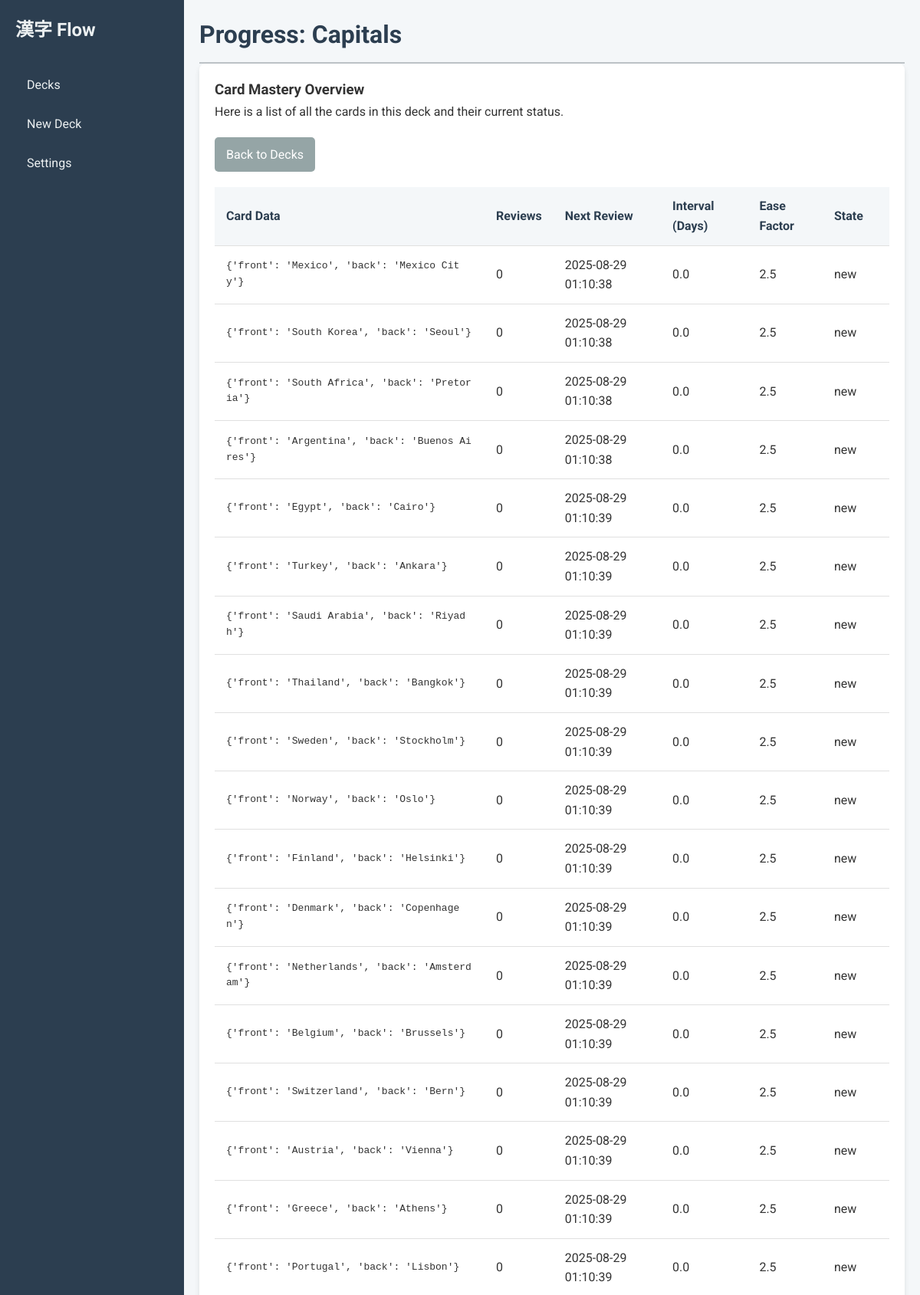
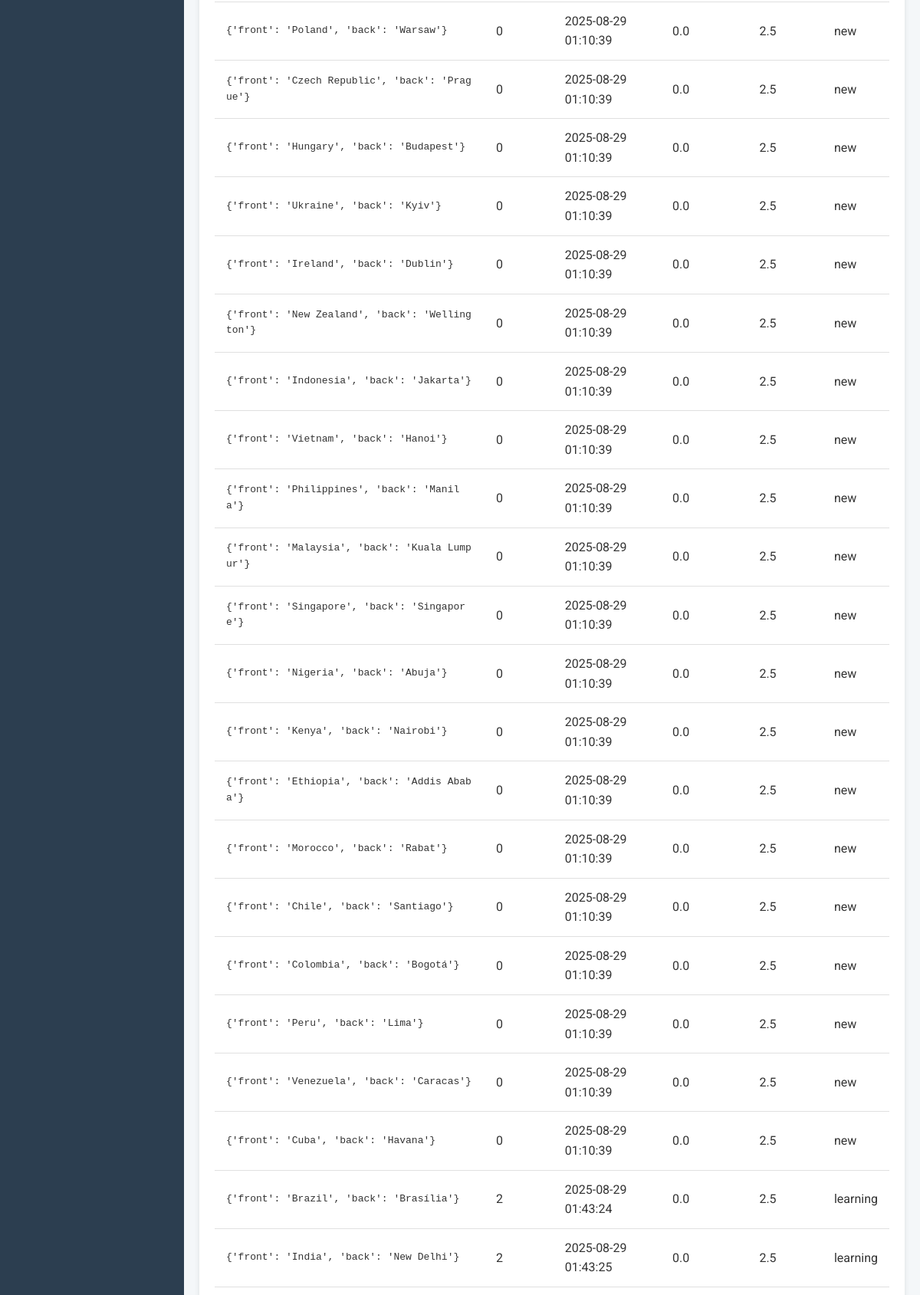
/progress/1 (upper part), run on the app's committed database (2 pictures, top to bottom).
### tables this page shows
CREATE TABLE decks (
            id INTEGER PRIMARY KEY AUTOINCREMENT,
            name TEXT NOT NULL UNIQUE,
            card_template TEXT NOT NULL,
            card_css TEXT NOT NULL,
            new_cards_per_day INTEGER,
            max_reviews_per_day INTEGER,
            learning_steps TEXT,
            graduating_interval INTEGER
        );

CREATE TABLE cards (
            id INTEGER PRIMARY KEY AUTOINCREMENT,
            deck_id INTEGER NOT NULL,
            data TEXT NOT NULL, -- Storing card data as a JSON string
            next_review_date TEXT,
            interval_days REAL DEFAULT 0.0,
            ease_factor REAL DEFAULT 2.5,
            reviews INTEGER DEFAULT 0,
            last_reviewed_date TEXT,
            state TEXT NOT NULL DEFAULT 'new', -- 'new', 'learning', 'review'
            learning_step INTEGER NOT NULL DEFAULT 0,
            introduction_date TEXT,
            FOREIGN KEY(deck_id) REFERENCES decks(id)
        );

### app/main.py (the view)
@app.get("/progress/{deck_id}", response_class=HTMLResponse)
async def deck_progress(request: Request, deck_id: int, db: sqlite3.Connection = Depends(get_database)):
    deck = crud.get_deck(db, deck_id)
    if not deck:
        return RedirectResponse(url="/decks")
    all_cards = crud.get_all_cards_in_deck(db, deck_id)
    all_cards_sorted = sorted(all_cards, key=lambda c: c.next_review_date)
    return templates.TemplateResponse("progress_deck.html", {"request": request, "deck": deck, "all_cards": all_cards_sorted})

### templates/progress_deck.html (shortened to what this page needs)
{% extends "base.html" %}
{% block page_title %}Progress: {{ deck.name }}{% endblock %}
{% block content %}
    <div class="card">
        <h3>Card Mastery Overview</h3>
        <p>Here is a list of all the cards in this deck and their current status.</p>
        <a href="/decks" class="btn btn-secondary" style="margin-top: 20px;">Back to Decks</a>
        {% if all_cards %}
            <table class="progress-table">
                <thead>
                    <tr>
                        <th style="width: 40%;">Card Data</th>
                        <th>Reviews</th>
                        <th>Next Review</th>
                        <th>Interval (Days)</th>
                        <th>Ease Factor</th>
                        <th>State</th>
                    </tr>
                </thead>
                <tbody>
                    {% for card in all_cards %}
                        <tr>
                            <td><pre style="white-space: pre-wrap; word-break: break-all; margin: 0; font-family: monospace;">{{ card.data }}</pre></td>
                            <td>{{ card.reviews }}</td>
                            <td>{{ card.next_review_date.strftime('%Y-%m-%d %H:%M:%S') if card.next_review_date else 'N/A' }}</td>
                            <td>{{ card.interval_days|round(1) }}</td>
                            <td>{{ card.ease_factor|round(2) }}</td>
                            <td>{{ card.state }}</td>
                        </tr>
                    {% endfor %}
                </tbody>
            </table>
        {% else %}
            <p>This deck doesn't have any cards yet.</p>
        {% endif %}
    </div>
{% endblock %}

### static/css/style.css (style rules this page uses)
* { box-sizing: border-box; margin: 0; }
body { font-family: 'Roboto', 'Noto Sans JP', sans-serif; background-color: #f4f7f9; color: #333; line-height: 1.6; }
.card { background-color: #ffffff; border-radius: 8px; box-shadow: 0 4px 6px rgba(0, 0, 0, 0.1); padding: 20px; margin-bottom: 20px; }
.btn { padding: 10px 15px; border: none; border-radius: 5px; cursor: pointer; font-size: 1em; text-decoration: none; display: inline-block; margin-right: 10px; }
.btn-secondary { background-color: #95a5a6; color: white; }
.progress-table { width: 100%; border-collapse: collapse; margin-top: 20px; }
.progress-table th, .progress-table td { padding: 12px 15px; text-align: left; border-bottom: 1px solid #e0e0e0; }
.progress-table th { background-color: #f4f7f9; font-weight: 700; color: #2c3e50; }

### data on the page
decks: name "Capitals"
cards: data "{'front': 'Mexico', 'back': 'Mexico City'}", reviews "0", next_review_date "2025-08-29 01:10:38", interval_days "0.0", ease_factor "2.5", state "new"
cards: data "{'front': 'South Korea', 'back': 'Seoul'}", reviews "0", next_review_date "2025-08-29 01:10:38", interval_days "0.0", ease_factor "2.5", state "new"
cards: data "{'front': 'South Africa', 'back': 'Pretoria'}", reviews "0", next_review_date "2025-08-29 01:10:38", interval_days "0.0", ease_factor "2.5", state "new"
cards: data "{'front': 'Argentina', 'back': 'Buenos Aires'}", reviews "0", next_review_date "2025-08-29 01:10:38", interval_days "0.0", ease_factor "2.5", state "new"
cards: data "{'front': 'Egypt', 'back': 'Cairo'}", reviews "0", next_review_date "2025-08-29 01:10:39", interval_days "0.0", ease_factor "2.5", state "new"
cards: data "{'front': 'Turkey', 'back': 'Ankara'}", reviews "0", next_review_date "2025-08-29 01:10:39", interval_days "0.0", ease_factor "2.5", state "new"
cards: data "{'front': 'Saudi Arabia', 'back': 'Riyadh'}", reviews "0", next_review_date "2025-08-29 01:10:39", interval_days "0.0", ease_factor "2.5", state "new"
cards: data "{'front': 'Thailand', 'back': 'Bangkok'}", reviews "0", next_review_date "2025-08-29 01:10:39", interval_days "0.0", ease_factor "2.5", state "new"
cards: data "{'front': 'Sweden', 'back': 'Stockholm'}", reviews "0", next_review_date "2025-08-29 01:10:39", interval_days "0.0", ease_factor "2.5", state "new"
cards: data "{'front': 'Norway', 'back': 'Oslo'}", reviews "0", next_review_date "2025-08-29 01:10:39", interval_days "0.0", ease_factor "2.5", state "new"
cards: data "{'front': 'Finland', 'back': 'Helsinki'}", reviews "0", next_review_date "2025-08-29 01:10:39", interval_days "0.0", ease_factor "2.5", state "new"
cards: data "{'front': 'Denmark', 'back': 'Copenhagen'}", reviews "0", next_review_date "2025-08-29 01:10:39", interval_days "0.0", ease_factor "2.5", state "new"
cards: data "{'front': 'Netherlands', 'back': 'Amsterdam'}", reviews "0", next_review_date "2025-08-29 01:10:39", interval_days "0.0", ease_factor "2.5", state "new"
cards: data "{'front': 'Belgium', 'back': 'Brussels'}", reviews "0", next_review_date "2025-08-29 01:10:39", interval_days "0.0", ease_factor "2.5", state "new"
cards: data "{'front': 'Switzerland', 'back': 'Bern'}", reviews "0", next_review_date "2025-08-29 01:10:39", interval_days "0.0", ease_factor "2.5", state "new"
cards: data "{'front': 'Austria', 'back': 'Vienna'}", reviews "0", next_review_date "2025-08-29 01:10:39", interval_days "0.0", ease_factor "2.5", state "new"
cards: data "{'front': 'Greece', 'back': 'Athens'}", reviews "0", next_review_date "2025-08-29 01:10:39", interval_days "0.0", ease_factor "2.5", state "new"
cards: data "{'front': 'Portugal', 'back': 'Lisbon'}", reviews "0", next_review_date "2025-08-29 01:10:39", interval_days "0.0", ease_factor "2.5", state "new"
cards: data "{'front': 'Poland', 'back': 'Warsaw'}", reviews "0", next_review_date "2025-08-29 01:10:39", interval_days "0.0", ease_factor "2.5", state "new"
cards: data "{'front': 'Czech Republic', 'back': 'Prague'}", reviews "0", next_review_date "2025-08-29 01:10:39", interval_days "0.0", ease_factor "2.5", state "new"
cards: data "{'front': 'Hungary', 'back': 'Budapest'}", reviews "0", next_review_date "2025-08-29 01:10:39", interval_days "0.0", ease_factor "2.5", state "new"
cards: data "{'front': 'Ukraine', 'back': 'Kyiv'}", reviews "0", next_review_date "2025-08-29 01:10:39", interval_days "0.0", ease_factor "2.5", state "new"
cards: data "{'front': 'Ireland', 'back': 'Dublin'}", reviews "0", next_review_date "2025-08-29 01:10:39", interval_days "0.0", ease_factor "2.5", state "new"
cards: data "{'front': 'New Zealand', 'back': 'Wellington'}", reviews "0", next_review_date "2025-08-29 01:10:39", interval_days "0.0", ease_factor "2.5", state "new"
cards: data "{'front': 'Indonesia', 'back': 'Jakarta'}", reviews "0", next_review_date "2025-08-29 01:10:39", interval_days "0.0", ease_factor "2.5", state "new"
cards: data "{'front': 'Vietnam', 'back': 'Hanoi'}", reviews "0", next_review_date "2025-08-29 01:10:39", interval_days "0.0", ease_factor "2.5", state "new"
cards: data "{'front': 'Philippines', 'back': 'Manila'}", reviews "0", next_review_date "2025-08-29 01:10:39", interval_days "0.0", ease_factor "2.5", state "new"
cards: data "{'front': 'Malaysia', 'back': 'Kuala Lumpur'}", reviews "0", next_review_date "2025-08-29 01:10:39", interval_days "0.0", ease_factor "2.5", state "new"
cards: data "{'front': 'Singapore', 'back': 'Singapore'}", reviews "0", next_review_date "2025-08-29 01:10:39", interval_days "0.0", ease_factor "2.5", state "new"
cards: data "{'front': 'Nigeria', 'back': 'Abuja'}", reviews "0", next_review_date "2025-08-29 01:10:39", interval_days "0.0", ease_factor "2.5", state "new"
cards: data "{'front': 'Kenya', 'back': 'Nairobi'}", reviews "0", next_review_date "2025-08-29 01:10:39", interval_days "0.0", ease_factor "2.5", state "new"
cards: data "{'front': 'Ethiopia', 'back': 'Addis Ababa'}", reviews "0", next_review_date "2025-08-29 01:10:39", interval_days "0.0", ease_factor "2.5", state "new"
cards: data "{'front': 'Morocco', 'back': 'Rabat'}", reviews "0", next_review_date "2025-08-29 01:10:39", interval_days "0.0", ease_factor "2.5", state "new"
cards: data "{'front': 'Chile', 'back': 'Santiago'}", reviews "0", next_review_date "2025-08-29 01:10:39", interval_days "0.0", ease_factor "2.5", state "new"
cards: data "{'front': 'Colombia', 'back': 'Bogotá'}", reviews "0", next_review_date "2025-08-29 01:10:39", interval_days "0.0", ease_factor "2.5", state "new"
cards: data "{'front': 'Peru', 'back': 'Lima'}", reviews "0", next_review_date "2025-08-29 01:10:39", interval_days "0.0", ease_factor "2.5", state "new"
cards: data "{'front': 'Venezuela', 'back': 'Caracas'}", reviews "0", next_review_date "2025-08-29 01:10:39", interval_days "0.0", ease_factor "2.5", state "new"
cards: data "{'front': 'Cuba', 'back': 'Havana'}", reviews "0", next_review_date "2025-08-29 01:10:39", interval_days "0.0", ease_factor "2.5", state "new"
cards: data "{'front': 'Brazil', 'back': 'Brasília'}", reviews "2", next_review_date "2025-08-29 01:43:24", interval_days "0.0", ease_factor "2.5", state "learning"
cards: data "{'front': 'India', 'back': 'New Delhi'}", reviews "2", next_review_date "2025-08-29 01:43:25", interval_days "0.0", ease_factor "2.5", state "learning"
